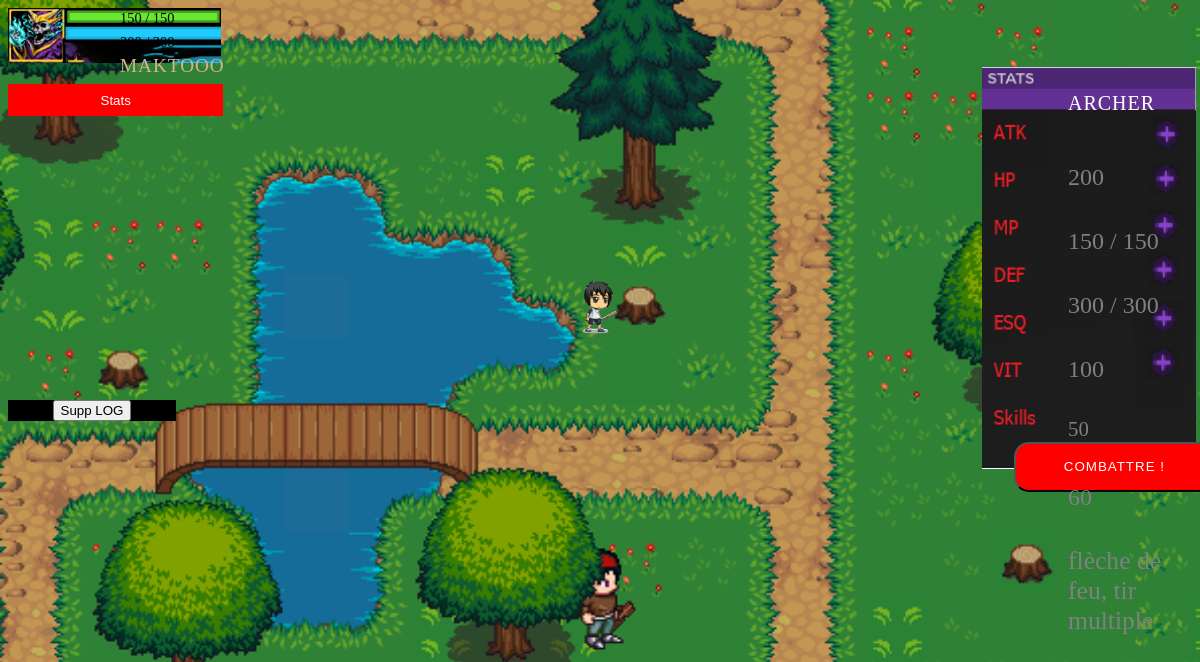
Page /menu.php?IDtable=1 on the committed database.
### tables this page shows
CREATE TABLE `classe` (
  `id` int(11) NOT NULL COMMENT '1',
  `nom_classe` varchar(10) NOT NULL,
  `hp` int(11) NOT NULL,
  `max_hp` int(11) NOT NULL,
  `atk` int(11) NOT NULL,
  `mp` int(50) NOT NULL,
  `max_mp` int(11) NOT NULL,
  `def` int(11) NOT NULL,
  `skill_1` varchar(200) NOT NULL,
  `esquive` int(11) NOT NULL,
  `vitesse` int(11) NOT NULL,
  `skill_2` varchar(200) NOT NULL
);

CREATE TABLE `perso` (
  `id` int(11) NOT NULL,
  `pseudo` varchar(25) NOT NULL
);

### menu.php (the view, shortened to what this page needs)
<!DOCTYPE html>
<html lang="fr">
<head>
    <link rel="stylesheet" href="css/style.css">
</head>
<body>
<?php
include ("data/connect_data.php");
$req = $db->prepare('SELECT * FROM classe WHERE id=:num');
$req->bindValue(':num',$_GET['IDtable'],PDO::PARAM_INT);
$executeIsOk = $req->execute();
$liste = $req->fetch();
$req2 = $db->prepare('SELECT * FROM perso');
$req2->bindValue(':num',$_GET['IDtable'],PDO::PARAM_INT);
$executeIsOk2 = $req2->execute();
$liste2 = $req2->fetch();
?>
<div>
   <div>
   <img src="img/barre_vie_mana.png" style="width: 18%;"/>
   </div>
   <div style="position:absolute;top:-0.6%;left:10%;z-index:2;font-size:90%">
    <p><?= $liste['hp'] ?> / <?= $liste['max_hp'] ?></p>
    </div>
    <div style="position:absolute;top:2.5%;left:10%;z-index:2;font-size:90%">
    <p><?= $liste['mp'] ?> / <?= $liste['max_mp'] ?></p>
    </div>
    <div style="position:absolute;top:4.5%;left:10%;z-index:2;font-size:120%;color: tan;text-transform: uppercase;letter-spacing: 1px;">
    <p><?= $liste2['pseudo'] ?></p>
    </div>
</div>
<div>
    <div>
    <img src="img/newstats.PNG" style="width: 18%;margin-top:0 auto;margin-left: 82.3%;"/>
    </div>
    <div style="position:absolute;top:9%;left:89%;z-index:2;font-size:125%;color: white;text-transform: uppercase;letter-spacing: 1px;">
    <p><?= $liste['nom_classe'] ?></p>
    </div>
    <div style="position:absolute;top:17.5%;left:89%;z-index:2;font-size:150%;color: grey;">
    <p><?= $liste['atk'] ?></p>
    </div>
    <div style="position:absolute;top:25.5%;left:89%;z-index:2;font-size:150%;color: grey;">
    <p><?= $liste['hp'] ?> / <?= $liste['max_hp']?></p>
    </div>
    <div style="position:absolute;top:33.5%;left:89%;z-index:2;font-size:150%;color: grey;">
    <p><?= $liste['mp'] ?> / <?= $liste['max_mp']?></p>
    </div>
    <div style="position:absolute;top:41.5%;left:89%;z-index:2;font-size:150%;color: grey;">
    <p><?= $liste['def'] ?></p>
    </div>
    <div style="position:absolute;top:49.5%;left:89%;z-index:2;font-size:130%;color: grey;">
    <p><?= $liste['esquive'] ?></p>
    </div>
    <div style="position:absolute;top:57.5%;left:89%;z-index:2;font-size:150%;color: grey;">
    <p><?= $liste['vitesse'] ?></p>
    </div>
    <div style="position:absolute;top:65%;left:89%;z-index:2;font-size:160%;color: grey;">
    <p><?= $liste['skill_1'] ?>, <?= $liste['skill_2'] ?></p>
    </div>
</div>
<div class="box2"></div>
            <div class="">
                <form method="POST" action="" enctype='multipart/form-data'>
                    <button  name="upload" type="submit" class="btn-btn-outline-dark" id="OK">Combattre !</button>
                </form>
            </div>
    <div class="button_container">
                <button id="button_modal" onclick="openModal()" style="position: absolute;top: 10.5%;width: 17.95%;background-color: red;border: 0;color: white;height: 4%;"> Stats</button>
    </div>
<div style="position: absolute;top: 50%;background-color: black;color: white;width: 14%;text-align: center;">
            <form method="POST" action="" enctype='multipart/form-data'>
                <button type="submit" id="close" name="upload2" >Supp LOG</button>
            </form>
</div>
</body>
</html>

### css/style.css (style rules this page uses)
body { background-image: url(../img/image_de_fond.png); background-repeat: no-repeat; background-size: cover; }
.box2 { float: center; background-image: url(../img/garcon2.png); margin: -200px auto 0; width: 80px; height: 70px; font-size: 240px; text-align: center; position: relative; }
.btn-btn-outline-dark { width: 200px; height: 50px; border-radius: 15px; background-color: red; color: white; margin-left: 85%; text-transform: uppercase; letter-spacing: 1px; margin-top: 8.3%; }

### rows in the picture
classe: hp "150", max_hp "150", mp "300", max_mp "300", nom_classe "ARCHER", atk "200", def "100", esquive "50", vitesse "60", skill_1 "flèche de feu", skill_2 "tir multiple"
perso: pseudo "MAKTOOO"
